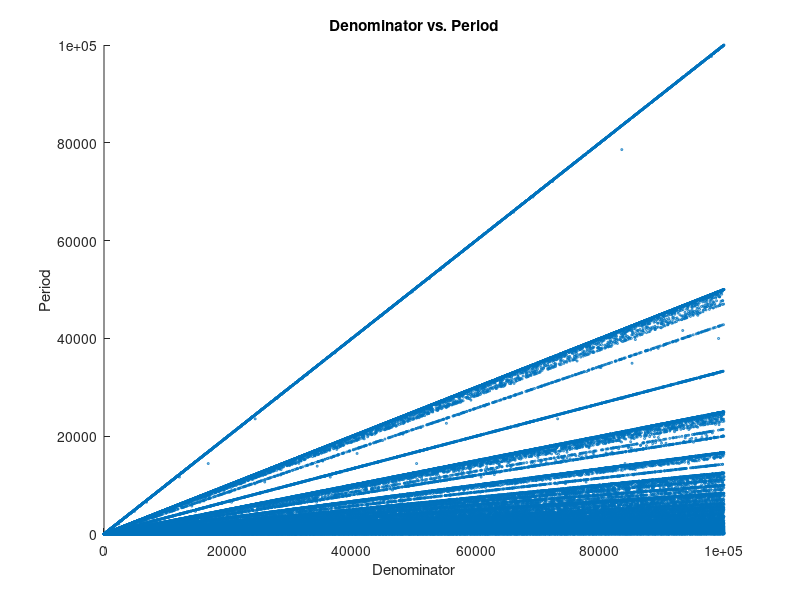
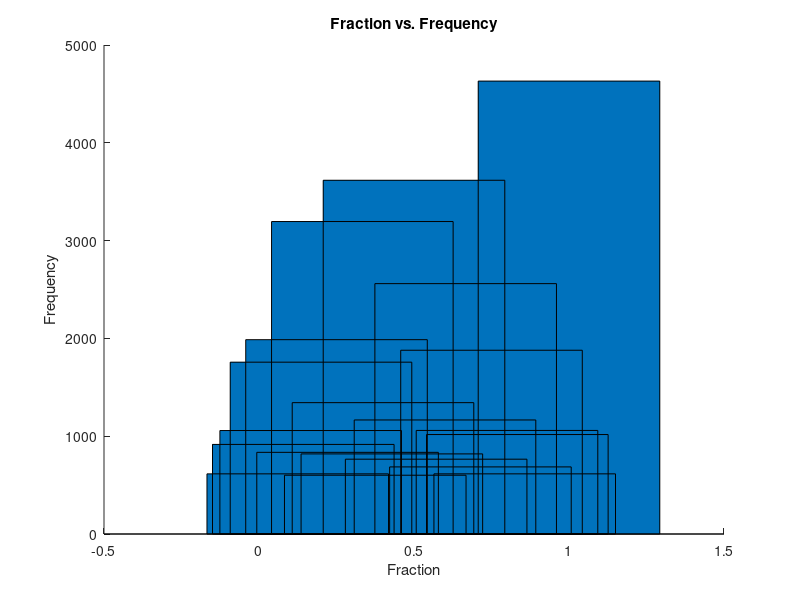
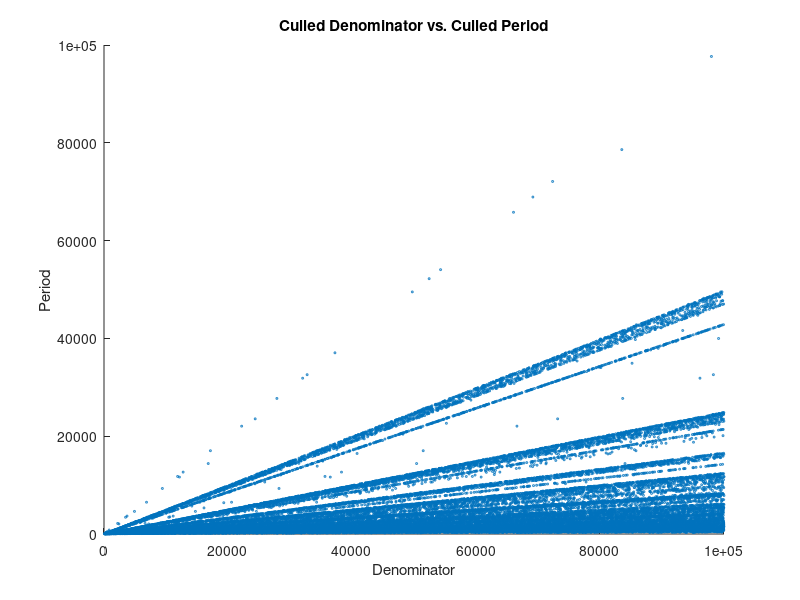

Write MATLAB code to recreate these figures, in order.

GENERATE_DATA = false;
GENERATE_FRACTIONS = false;
GENERATE_EQ_DATA = false;

DATA_MAX_DENOMINATOR = 10000;
FRACTIONS_LENGTH = 100000;
RECIPROCAL_FRACTIONS_ONLY = false;
PERIOD_ALGORITHM = @optimizedFindPeriod;

if GENERATE_DATA
    disp("Generating data")
    generateData(DATA_MAX_DENOMINATOR, PERIOD_ALGORITHM, true);
end
disp("Loading data")
load dataFiles/data.mat;


if GENERATE_FRACTIONS
    if ~RECIPROCAL_FRACTIONS_ONLY
        disp("Generating fractions")
        everyFraction(FRACTIONS_LENGTH, true);
    else
        fractions = (1:FRACTIONS_LENGTH).^-1;
        save("dataFiles/fractions.mat", "fractions")
    end
end
disp("Loading fractions")
load dataFiles/everyFraction.mat;

if GENERATE_EQ_DATA
    disp("Generatig equation data")
    removeEquation(true);
end
disp("Loading equation data")
load dataFiles/equationData.mat;


figure(1)
hold on
title('Denominator vs. Period')
xlabel('Denominator')
ylabel('Period')
scatter(denominators, periods, 2, 'ok')


figure(2)
hold on
title('Fraction vs. Frequency')
xlabel('Fraction')
ylabel('Frequency')
bar(fractions(1:20), numRemoved(1:20))

figure(3)
hold on
title('Culled Denominator vs. Culled Period')
xlabel('Denominator')
ylabel('Period')
scatter(culledDenominators, culledPeriods, 2, 'ok')

relevantNumRemoved = numRemoved(1:find(numRemoved == 0, 1, 'first')-1);
relevantFractions = fractions(1:length(numRemoved));
